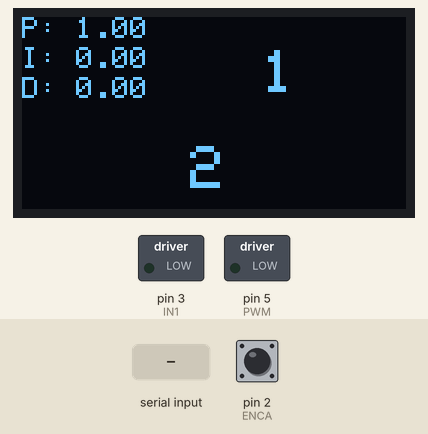
The sketch below on a simulated Arduino Uno, built with avr-gcc and run on an emulated ATmega328P. On the bench: 128×64 one-colour display, switched loads named in the sketch (green lamp = pin HIGH). The test bench sets the inputs (shaded band); at power-on: pin 2 (ENCA) HIGH. The display library's start-up logo is not drawn; what the sketch prints to the serial monitor is not drawn.

Above: at 1.7 s.
1.8 s: "p" received over Serial
At 3.6 s:
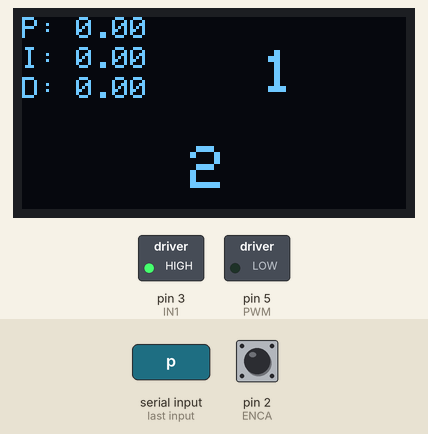
At 7.4 s:
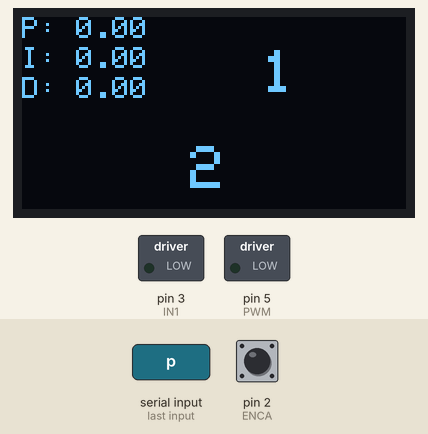
Timing chart, 0 to 10.5 s (numbered marks = the images above; inputs shaded):
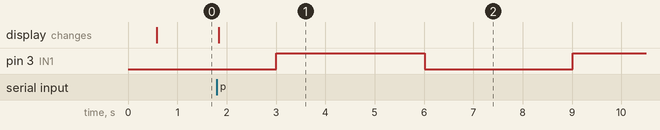

Measured:
- after the input at 1.8 s, pin 3 (IN1): LOW → HIGH after 1.2 s, → LOW 3.0 s later, → HIGH 3.0 s later; pin 5 (PWM): stops changing and stays LOW; the display: changes at once (image 1)

The sketch:

Arduino_PID.ino
```cpp
#include <util/atomic.h> // For the ATOMIC_BLOCK macro
#include <SPI.h>
#include <Wire.h>
#include <Adafruit_GFX.h>
#include <Adafruit_SSD1306.h>

#define SCREEN_WIDTH 128 // OLED display width, in pixels
#define SCREEN_HEIGHT 64 // OLED display height, in pixels

#define OLED_DC     8
#define OLED_CS     10
#define OLED_RESET  9
Adafruit_SSD1306 display(SCREEN_WIDTH, SCREEN_HEIGHT,
  &SPI, OLED_DC, OLED_RESET, OLED_CS);


#define ENCA 2 // YELLOW
#define ENCB 4 // WHITE
#define PWM 5
#define IN2 5
#define IN1 3

volatile int posi = 0; // specify posi as volatile: https://www.arduino.cc/reference/en/language/variables/variable-scope-qualifiers/volatile/
long prevT = 0;
float eprev = 0;
float eintegral = 0;
int target;
String readString = "";
float pwr;
int dir;
long time = micros();
int set = 1;
float ratio = 1440 / 360 ;

float kp = 1;
float kd = 0;
float ki = 0;

void setup() {
  Serial.begin(9600);
  pinMode(ENCA,INPUT);
  pinMode(ENCB,INPUT);
  attachInterrupt(digitalPinToInterrupt(ENCA),readEncoder,RISING);

  pinMode(PWM,OUTPUT);
  pinMode(IN1,OUTPUT);
  pinMode(IN2,OUTPUT);

  Serial.println("target pos");

  if(!display.begin(SSD1306_SWITCHCAPVCC)) {
    Serial.println(F("SSD1306 allocation failed"));
    for(;;); // Don't proceed, loop forever
  }

display.display();
  delay(500);

display.clearDisplay();

display.setTextColor(SSD1306_WHITE);
printdisplay();
}

void loop() {


  // set target position
  //int target = 1200;
  while (Serial.available())
  {
    char c = Serial.read(); //gets one byte from serial buffer
    readString += c; //makes the String readString
    delay(2); //slow looping to allow buffer to fill with next character
  }
  int end = readString.length();

  if (readString.length() >0)
  {
    //Serial.println(readString); //so you can see the captured String


    if (readString.substring(0,1) == "p")
    {
      kp = readString.substring(1,end).toFloat();
    }

    else if (readString.substring(0,1) == "i")
    {
      ki = readString.substring(1,end).toFloat();
    }

    else if (readString.substring(0,1) == "d")
    {
      kd = readString.substring(1,end).toFloat();
    }

    else{
      target = readString.toInt(); //convert readString into a number
      target = target * ratio;
    }
    readString = "";
    printdisplay();
  }

  // PID constants

  if (set == 1 && micros() - time > 3000000)
  {
    Serial.println("up");
    target = 1440;
    set = 0;
    time = micros();
  }

  if (set == 0 && micros() - time > 3000000)
  {
    Serial.println("Down");
    target = 0;
    set = 1;
    time = micros();
  }


  // time difference
  long currT = micros();
  float deltaT = ((float) (currT - prevT))/( 1.0e6 );
  prevT = currT;

  // Read the position in an atomic block to avoid a potential
  // misread if the interrupt coincides with this code running
  // see: https://www.arduino.cc/reference/en/language/variables/variable-scope-qualifiers/volatile/
  int pos = 0;
  ATOMIC_BLOCK(ATOMIC_RESTORESTATE) {
    pos = posi;
  }

  // error
  int e = pos - target;

  // derivative
  float dedt = (e-eprev)/(deltaT);

  // integral
  eintegral = eintegral + e*deltaT;

  // control signal
  float u = kp*e + kd*dedt + ki*eintegral;

  // motor power

  if(e >= -1 && e <= 1)
  {
    pwr = 0;
    dir = 0;
  }
  else{

    float pwr = fabs(u);
    if( pwr > 255 ){
        pwr = 255;
        }


    if(u<0){
    dir = -1;
    }
    else{dir = 1;}
  }

  // signal the motor
  setMotor(dir,pwr,PWM,IN1,IN2);


  // store previous error
  eprev = e;

  Serial.print(target);
  Serial.print(" ");
  Serial.print(pos);
  Serial.println();
  delay(1);
}

void setMotor(int dir, int pwmVal, int pwm, int in1, int in2){
  analogWrite(pwm,pwmVal);
  if(dir == 1){
    digitalWrite(in1,HIGH);
    digitalWrite(in2,LOW);
  }
  else if(dir == -1){
    digitalWrite(in1,LOW);
    digitalWrite(in2,HIGH);
  }
  else{
    digitalWrite(in1,LOW);
    digitalWrite(in2,LOW);
  }
}

void readEncoder(){
  int b = digitalRead(ENCB);
  if(b > 0){
    posi++;
  }
  else{
    posi--;
  }
}

void printdisplay()
{
  display.setTextSize(1);
  display.clearDisplay();

  display.setCursor(0,0);
  String p = "P: ";
  display.print(p + kp);

  display.setCursor(0,10);
  String i = "I: ";
  display.print(i + ki);

  display.setCursor(0,20);
  String d = "D: ";
  display.print(d + kd);

  display.setTextSize(2);
  display.setCursor(80,11);
  display.print(1);

  display.setTextSize(2);
  display.setCursor(56,43);
  display.print(2);
  display.display();
}
```
